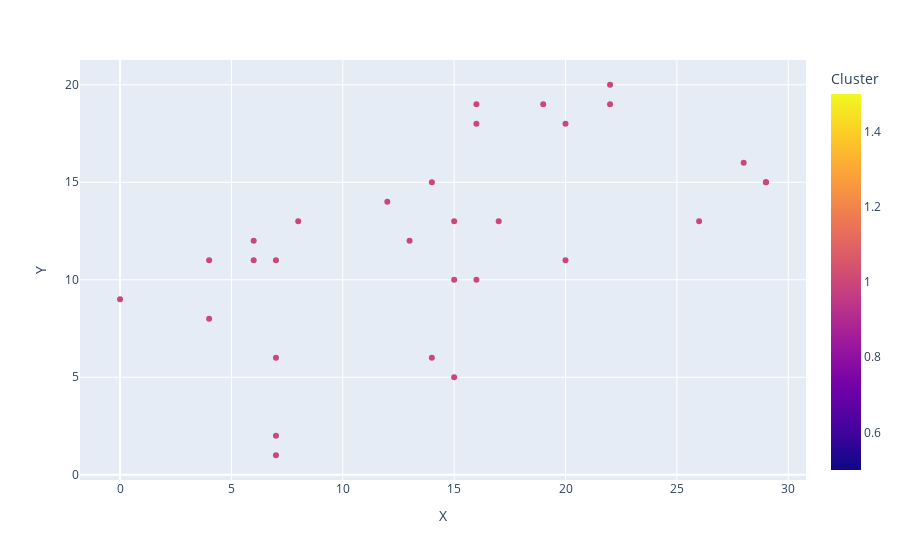

The notebook cell this image was saved under:
### Code cell
#now plot Cooked to see what it look like
fig_rand = px.scatter(df_cooked, x='X', y='Y', color='Cluster')
fig_rand.show()

### Figure 1 — Plotly figure (JSON) as saved in the notebook; plotly's stock layout.template omitted (floating-point values rounded to 4 significant figures)
{"data": [{"hovertemplate": "X=%{x}<br>Y=%{y}<br>Cluster=%{marker.color}<extra></extra>", "legendgroup": "", "marker": {"color": [1, 1, 1, 1, 1, 1, 1, 1, 1, 1, 1, 1, 1, 1, 1, 1, 1, 1, 1, 1, 1, 1, 1, 1, 1, 1, 1, 1, 1, 1], "coloraxis": "coloraxis", "symbol": "circle"}, "mode": "markers", "name": "", "orientation": "v", "showlegend": false, "type": "scatter", "x": [17, 16, 15, 29, 26, 28, 19, 20, 20, 15, 22, 16, 29, 16, 22, 12, 14, 4, 7, 15, 8, 4, 7, 14, 6, 0, 7, 7, 6, 13], "xaxis": "x", "y": [13, 18, 13, 15, 13, 16, 19, 18, 11, 10, 20, 10, 15, 19, 19, 14, 6, 8, 6, 5, 13, 11, 1, 15, 12, 9, 2, 11, 11, 12], "yaxis": "y"}], "layout": {"coloraxis": {"colorbar": {"title": {"text": "Cluster"}}, "colorscale": [[0, "#0d0887"], [0.1111, "#46039f"], [0.2222, "#7201a8"], [0.3333, "#9c179e"], [0.4444, "#bd3786"], [0.5556, "#d8576b"], [0.6667, "#ed7953"], [0.7778, "#fb9f3a"], [0.8889, "#fdca26"], [1, "#f0f921"]]}, "legend": {"tracegroupgap": 0}, "margin": {"t": 60}, "xaxis": {"anchor": "y", "domain": [0, 1], "title": {"text": "X"}}, "yaxis": {"anchor": "x", "domain": [0, 1], "title": {"text": "Y"}}}}
